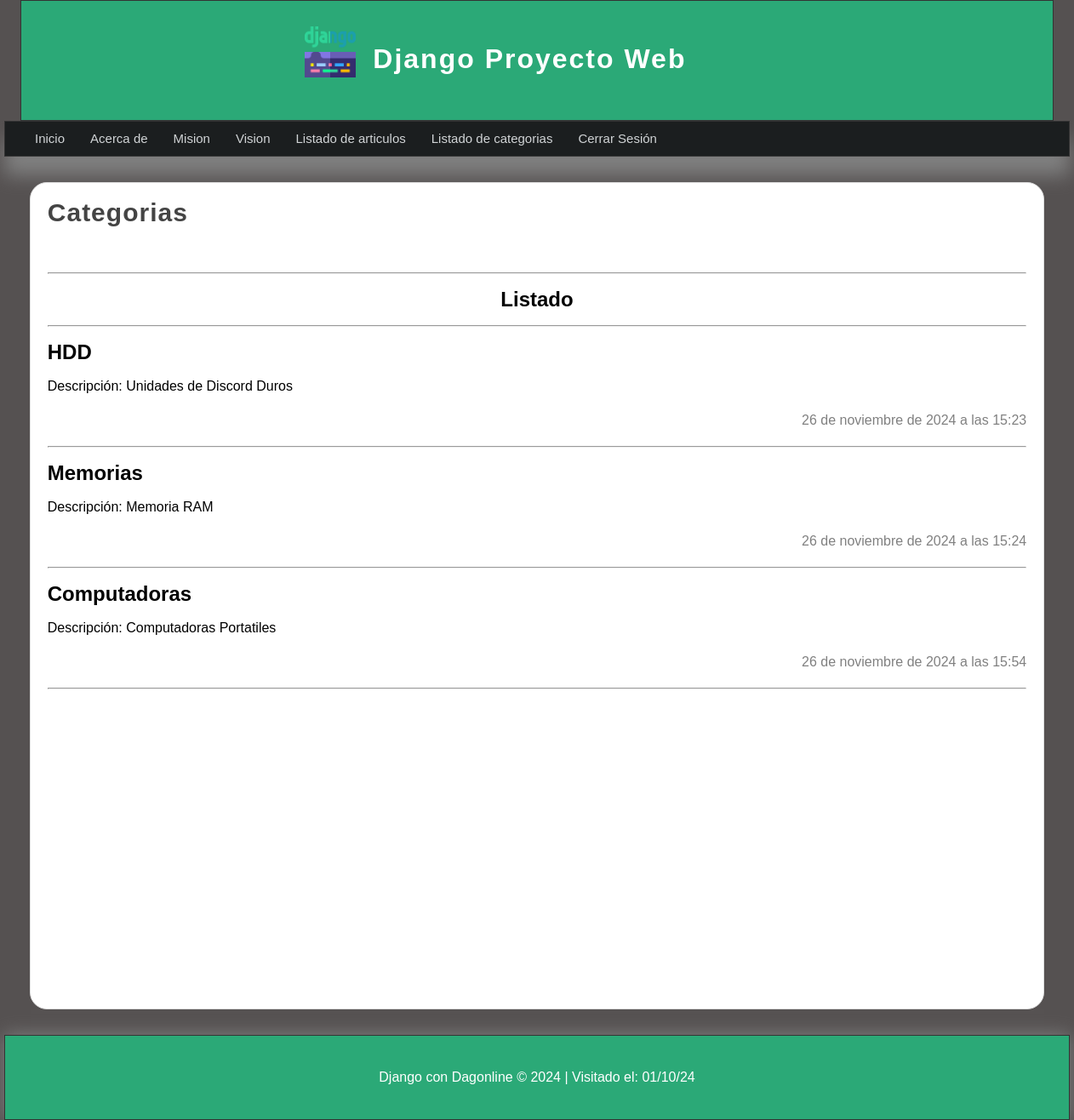
Page /listado_categorias/ (signed in) on the committed database.
### articulos/models.py (models this page shows, shortened)
class Category(models.Model):
    name=models.CharField(max_length=100,verbose_name="Nombre")
    description=models.CharField(max_length=255,verbose_name="Description")
    created_at=models.DateTimeField(auto_now_add=True, verbose_name="Creado el")
    updated_at=models.DateTimeField(auto_now_add=True, verbose_name="Actualizado el el")
    class Meta:
        verbose_name="Categoria"
        verbose_name_plural="Categorias"

### articulos/views.py (the view)
# urls.py: path('listado_categorias/', views.list_cat, name='listado_categorias'),
@login_required(login_url='mainapp:inicio')
def list_cat(request):
    categories = Category.objects.all()
    return render(request, "categorias/listado_cat.html", {
        'title': 'Categorias',
        'content': 'Listado de categorias',
        'categories': categories
    })

### articulos/templates/categorias/listado_cat.html (shortened to what this page needs)
{% extends "layouts/layouts.html" %}
{% block content %}
    <h1 class="title">{{title}}</h1>
    <hr>
    <h1 align="center">Listado</h1>
    <hr>
    {% for category in categories %}
        <article class="article-item">
            <div class="data">
                <h2>{{category.name}}</h2>
                <p>Descripción: {{category.description}}</p>
                <span class="date">
                    {{category.created_at}}
                </span>
                <hr>
            </div>
        </article>
    {% endfor %}
{% endblock %}

### mainapp/static/css/estilos.css (style rules this page uses)
* { margin: 0px; padding: 0px; font-family: sans-serif; text-decoration: none; }
p,h1,h2 { margin-top: 20px; margin-bottom: 20px; }
body { background-color: #555151; }
.title { color:#444; letter-spacing: 1px; font-size: 30px; margin-bottom: 10px; margin-top: 5px; }
.date { display: block; margin-top: 20px; margin-bottom: 20px; color: gray;; text-align: right; }
.title { color: #444; letter-spacing: 1px; font-size: 30px; padding-bottom: 50px; margin-bottom: 10px; margin-top: 5px; }

### rows in the picture
Category: name "HDD", description "Unidades de Discord Duros", created_at "26 de noviembre de 2024 a las 15:23"
Category: name "Memorias", description "Memoria RAM", created_at "26 de noviembre de 2024 a las 15:24"
Category: name "Computadoras", description "Computadoras Portatiles", created_at "26 de noviembre de 2024 a las 15:54"

### other values in the picture
{{ title }} "Categorias"
